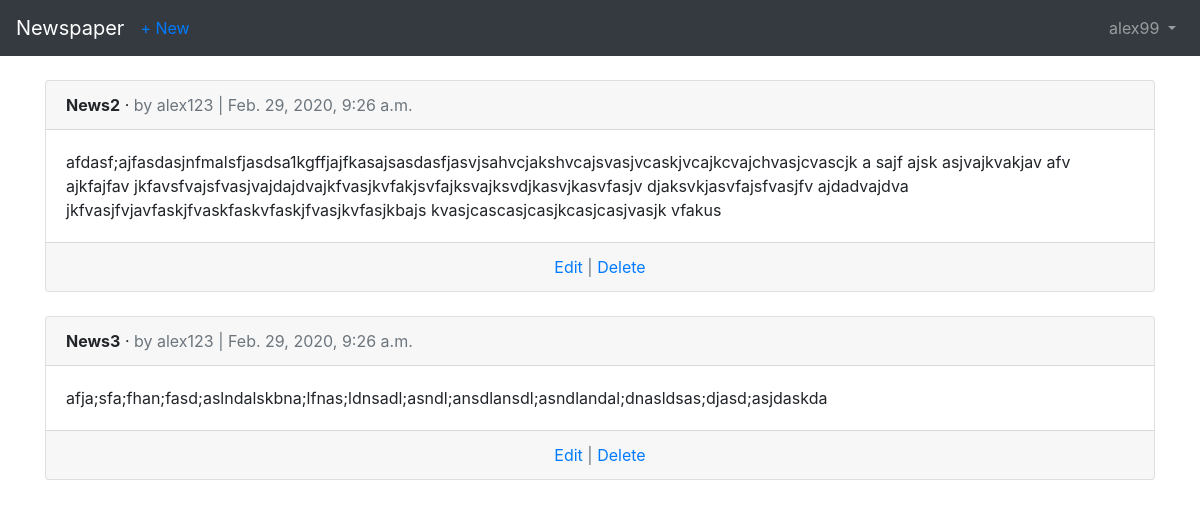
The page /articles/ (signed in) on the database its author committed.
### users/models.py (models this page shows)
class CustomUser(AbstractUser):
    age = models.PositiveIntegerField(null=True, blank=True)

### articles/models.py (models this page shows, shortened)
class Article(models.Model):
    title = models.CharField(max_length=255)
    body = models.TextField()
    date = models.DateTimeField(auto_now_add=True)
    author = models.ForeignKey(
        get_user_model(),
        on_delete=models.CASCADE,
    )

### articles/views.py (the view)
# urls.py: path('', ArticleListView.as_view(), name='article_list'),
class ArticleListView(LoginRequiredMixin, ListView):
    model = Article
    template_name = 'article_list.html'
    login_url = 'login'

### templates/article_list.html (shortened to what this page needs)
{% extends 'base.html' %}
{% block content %}
  {% for article in object_list %}
    <div class="card">
      <div class="card-header">
        <span class="font-weight-bold">{{ article.title }}</span> &middot;
        <span class="text-muted">by {{ article.author }} | {{ article.date }}</span>
      </div>
      <div class="card-body">
        {{ article.body }}
      </div>
      <div class="card-footer text-center text-muted">
        <a href="{% url 'article_edit' article.pk %}">Edit</a> |
        <a href="{% url 'article_delete' article.pk %}">Delete</a>
      </div>
    </div>
    <br />
  {% endfor %}
{% endblock content %}

### templates/base.html (shortened to what this page needs)
<!doctype html>
<html lang="en">
  <head>
    <link rel="stylesheet" href="https://stackpath.bootstrapcdn.com/bootstrap/4.1.3/css/bootstrap.min.css">
  </head>
  <body>
    <nav class="navbar navbar-expand-md navbar-dark bg-dark mb-4">
      <a class="navbar-brand" href="{% url 'home' %}">Newspaper</a>
      {% if user.is_authenticated %}
        <ul class="navbar-nav mr-auto">
          <li class="nav-item"><a href="{% url 'article_new' %}">+ New</a></li>
        </ul>
      {% endif %}
      <div class="collapse navbar-collapse" id="navbarCollapse">
        {% if user.is_authenticated %}
          <ul class="navbar-nav ml-auto">
            <li class="nav-item">
              <a class="nav-link dropdown-toggle" href="#" id="userMenu" data-toggle="dropdown" aria-haspopup="true" aria-expanded="false">
                {{ user.username }}
              </a>
            </li>
          </ul>
        {% endif %}
      </div>
    </nav>
    <div class="container">
      {% block content %}
      {% endblock content %}
    </div>
  </body>
</html>

### rows shown on the page
CustomUser: username "alex99"
Article: title "News2", author "alex123", date "Feb. 29, 2020, 9:26 a.m.", body "afdasf;ajfasdasjnfmalsfjasdsa1kgffjajfkasajsasdasfjasvjsahvcjakshvcajsvasjvcaskjvcajkcvajchvasjcvascjk a sajf ajsk asjvajkvakjav afv ajkfajfav jkfavsfvajsfvasjvajdajdvajkfvasjkvfakjsvfajksvajksvdjkasvjkasvfasjv djaksvkjasvfajsfvasjfv ajdadvajdva jkfvasjfvjavfaskjfvaskfaskvfaskjfvasjkvfasjkbajs kvasjcascasjcasjkcasjcasjvasjk vfakus"
Article: title "News3", author "alex123", date "Feb. 29, 2020, 9:26 a.m.", body "afja;sfa;fhan;fasd;aslndalskbna;lfnas;ldnsadl;asndl;ansdlansdl;asndlandal;dnasldsas;djasd;asjdaskda"
